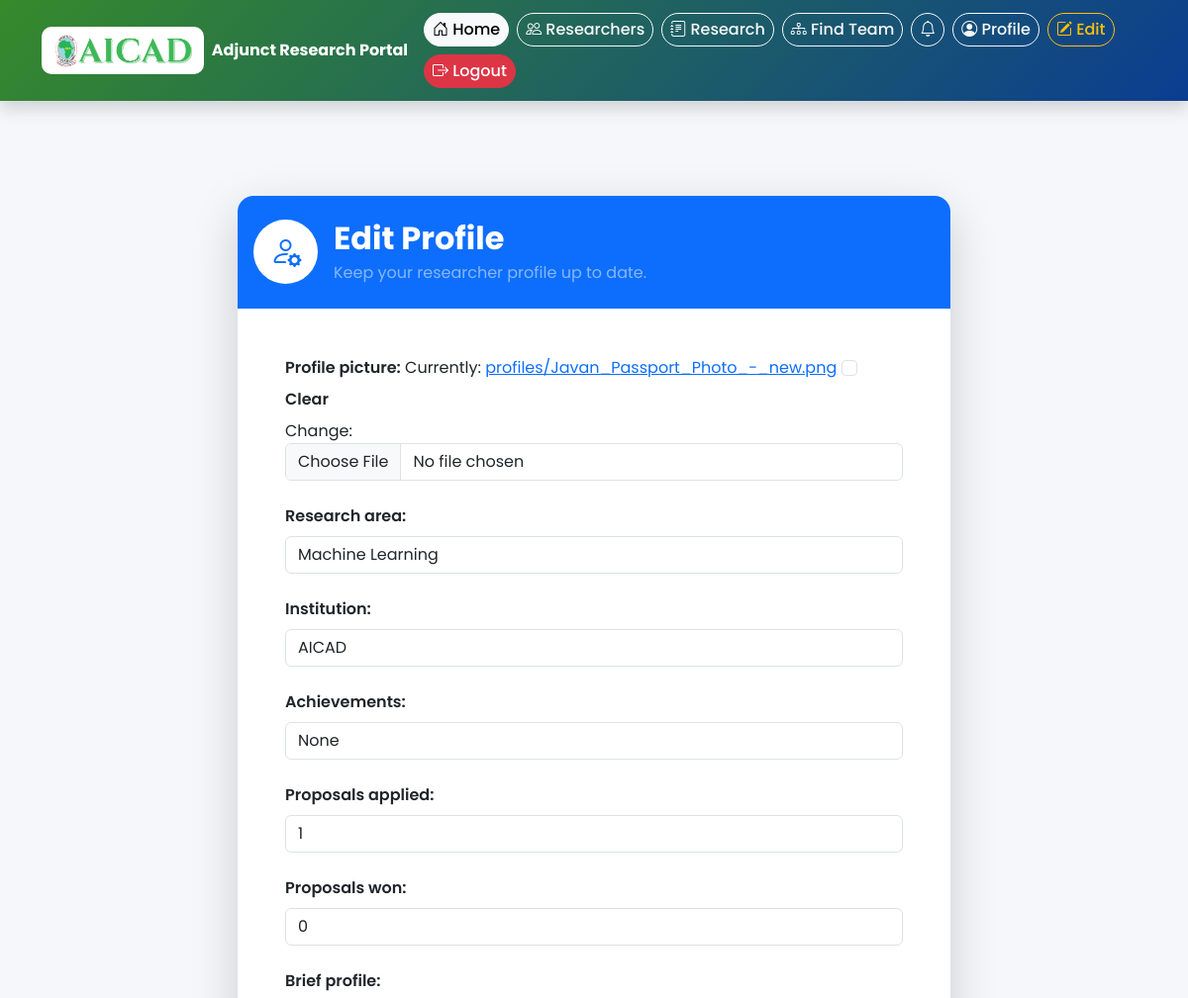
Page /edit-profile/ (signed in, upper part) on the earlier database version.
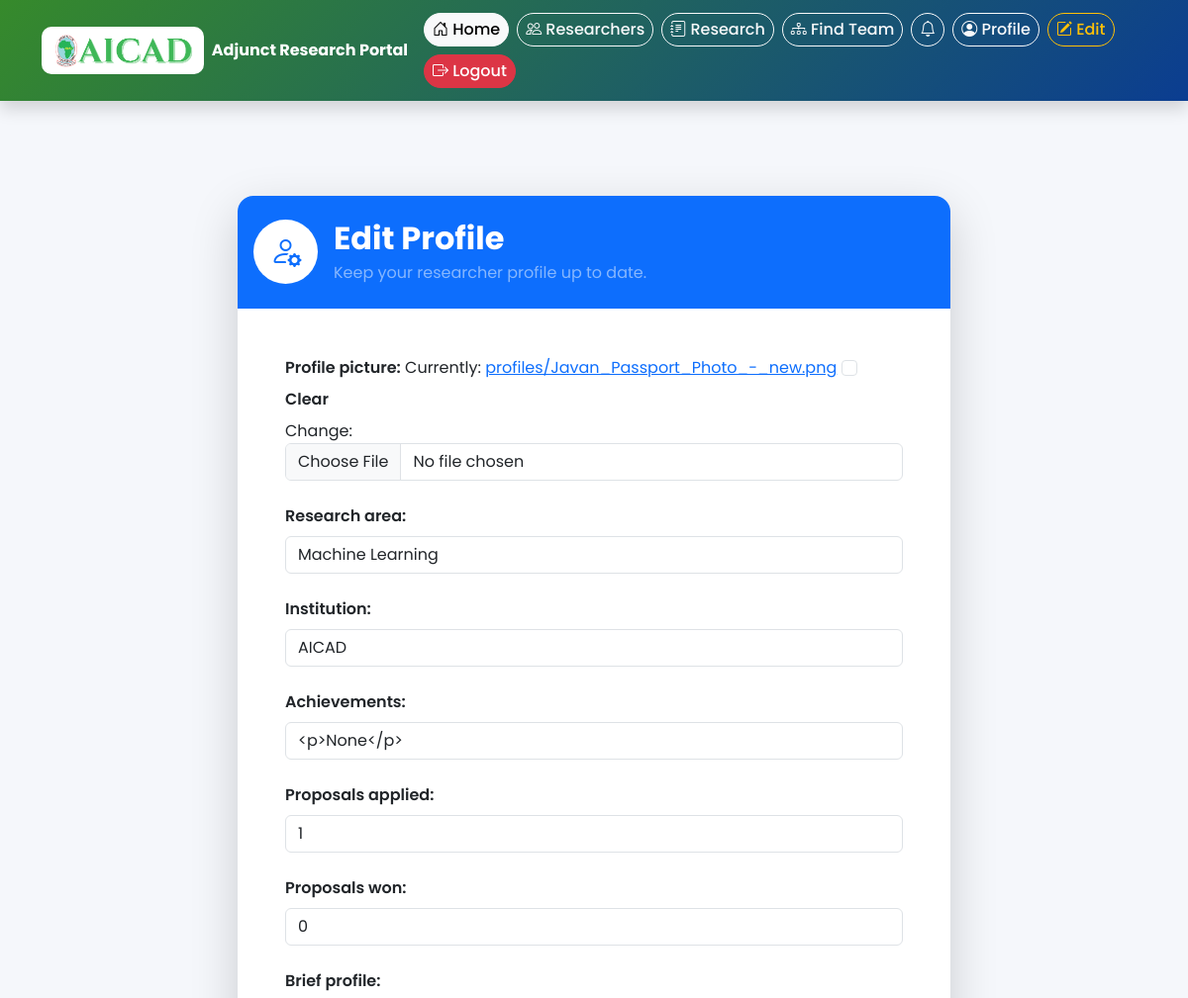
Same page on the later database version.
### accounts/models.py (models this page shows, shortened)
class ResearcherProfile(models.Model):
    user = models.OneToOneField(
        User,
        on_delete=models.CASCADE
    )
    profile_picture = models.ImageField(
        upload_to='profiles/',
        blank=True,
        null=True
    )
    research_area = models.CharField(
        max_length=255
    )
    institution = models.CharField(
        max_length=255,
        blank=True
    )
    achievements = RichTextField(
        blank=True
    )
    proposals_applied = models.IntegerField(
        default=0
    )
    proposals_won = models.IntegerField(
        default=0
    )
    is_adjunct_researcher = models.BooleanField(
        default=False
    )
    application_submitted = models.BooleanField(
        default=False
    )
    application_status = models.CharField(
        max_length=50,
        default='Pending'
    )
    qualification = RichTextField(
        blank=True
    )
    experience = RichTextField(
        blank=True
    )
    brief_profile = RichTextField(
        blank=True
    )
    work_experience = RichTextField(
        blank=True
    )
    grants_fellowships = RichTextField(
        blank=True
    )
    publications = RichTextField(
        blank=True
    )
    cv = models.FileField(
        upload_to='cv/',
        blank=True,
        null=True
    )
    application_letter = models.FileField(
        upload_to='application_letters/',
        blank=True,
        null=True
    )

### accounts/views.py (the view)
# urls.py: path('edit-profile/', views.edit_profile_view, name='edit_profile'),
@login_required
def edit_profile_view(request):
    profile = get_or_create_profile(request.user)
    if request.method == 'POST':
        form = ResearcherProfileForm(
            request.POST,
            request.FILES,
            instance=profile
        )
        if form.is_valid():
            form.save()
            return redirect('profile')
    else:
        form = ResearcherProfileForm(
            instance=profile
        )
    return render(
        request,
        'edit_profile.html',
        {'form': form}
    )

### accounts/forms.py
class ResearcherProfileForm(forms.ModelForm):
    class Meta:
        model = ResearcherProfile
        fields = [
            'profile_picture',
            'research_area',
            'institution',
            'achievements',
            'proposals_applied',
            'proposals_won',
            'brief_profile',
            'work_experience',
            'grants_fellowships',
            'publications',
            'cv',
            'application_letter',
        ]
        widgets = {
            'achievements': CKEditorWidget(),
            'brief_profile': CKEditorWidget(),
            'work_experience': CKEditorWidget(),
            'grants_fellowships': CKEditorWidget(),
        }

### accounts/utils.py (called while the page is built)
def get_or_create_profile(user):
    profile, created = ResearcherProfile.objects.get_or_create(
        user=user,
        defaults={
            'research_area': '',
            'institution': '',
            'achievements': '',
            'proposals_applied': 0,
            'proposals_won': 0,
        }
    )
    return profile

### templates/edit_profile.html (shortened to what this page needs)
{% extends 'base.html' %}
{% block content %}
<div class="container py-5">
    <div class="row justify-content-center">
        <div class="col-lg-9 col-xl-8">
            <div class="card border-0 shadow-lg rounded-4 overflow-hidden">
                <div class="card-header bg-primary text-white border-0 py-4">
                    <div class="d-flex align-items-center">
                        <div class="bg-white text-primary rounded-circle d-flex justify-content-center align-items-center me-3"
                             style="width:65px; height:65px;">
                            <i class="bi bi-person-gear fs-2"></i>
                        </div>
                        <div>
                            <h2 class="fw-bold mb-1">
                                Edit Profile
                            </h2>
                            <p class="mb-0 text-white-50">
                                Keep your researcher profile up to date.
                            </p>
                        </div>
                    </div>
                </div>
                <div class="card-body p-4 p-lg-5">
                    <form method="POST" enctype="multipart/form-data">
                        {{ form.as_p }}
                    </form>
                </div>
            </div>
        </div>
    </div>
</div>
{% endblock %}

Differences in the rows shown:
changed ResearcherProfile "Machine Learning": achievements "None" → "<p>None</p>"
